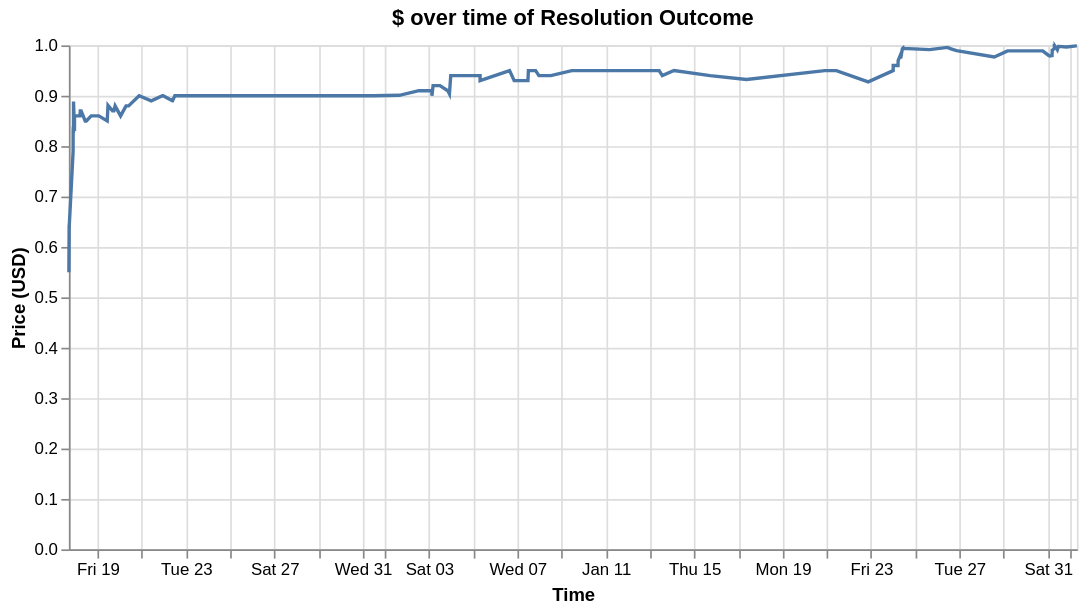

Notebook code for this chart:
### Markdown cell above
## Plotting Price / Time

### Code cell
df = market_test.copy()

# convert price to be measured only for winning outcome (index = 0)
df["price_outcome"] = df["price"]
df.loc[df["outcomeIndex"] == 0, "price_outcome"] = (1 - df.loc[df["outcomeIndex"] == 0, "price"])

# parse time + clean
df = df.sort_values("timestamp")
df["timestamp"] = pd.to_datetime(df["timestamp"], unit="s", errors="coerce")
df = df.dropna(subset=["timestamp", "price_outcome"]).sort_values("timestamp")

# plot graph
market_graph = alt.Chart(df).mark_line().encode(
    alt.X("timestamp:T").title("Time"),
    alt.Y("price_outcome:Q").title("Price (USD)")
).properties(width = 600, height = 300, title="$ over time of Resolution Outcome")

market_graph

### Figure 1 — Vega-Lite specification as saved in the notebook (floating-point values rounded to 4 significant figures; data arrays with more than 128 entries replaced by an {"elided": "..."} marker saying what was removed)
{"config": {"view": {"continuousWidth": 300, "continuousHeight": 300}}, "data": {"name": "data-9b2cf7405e08e26bae1154a71376e5b0"}, "mark": {"type": "line"}, "encoding": {"x": {"field": "timestamp", "title": "Time", "type": "temporal"}, "y": {"field": "price_outcome", "title": "Price (USD)", "type": "quantitative"}}, "height": 300, "title": "$ over time of Resolution Outcome", "width": 600, "$schema": "https://vega.github.io/schema/vega-lite/v5.20.1.json", "datasets": {"data-9b2cf7405e08e26bae1154a71376e5b0": {"elided": "150 records"}}}
